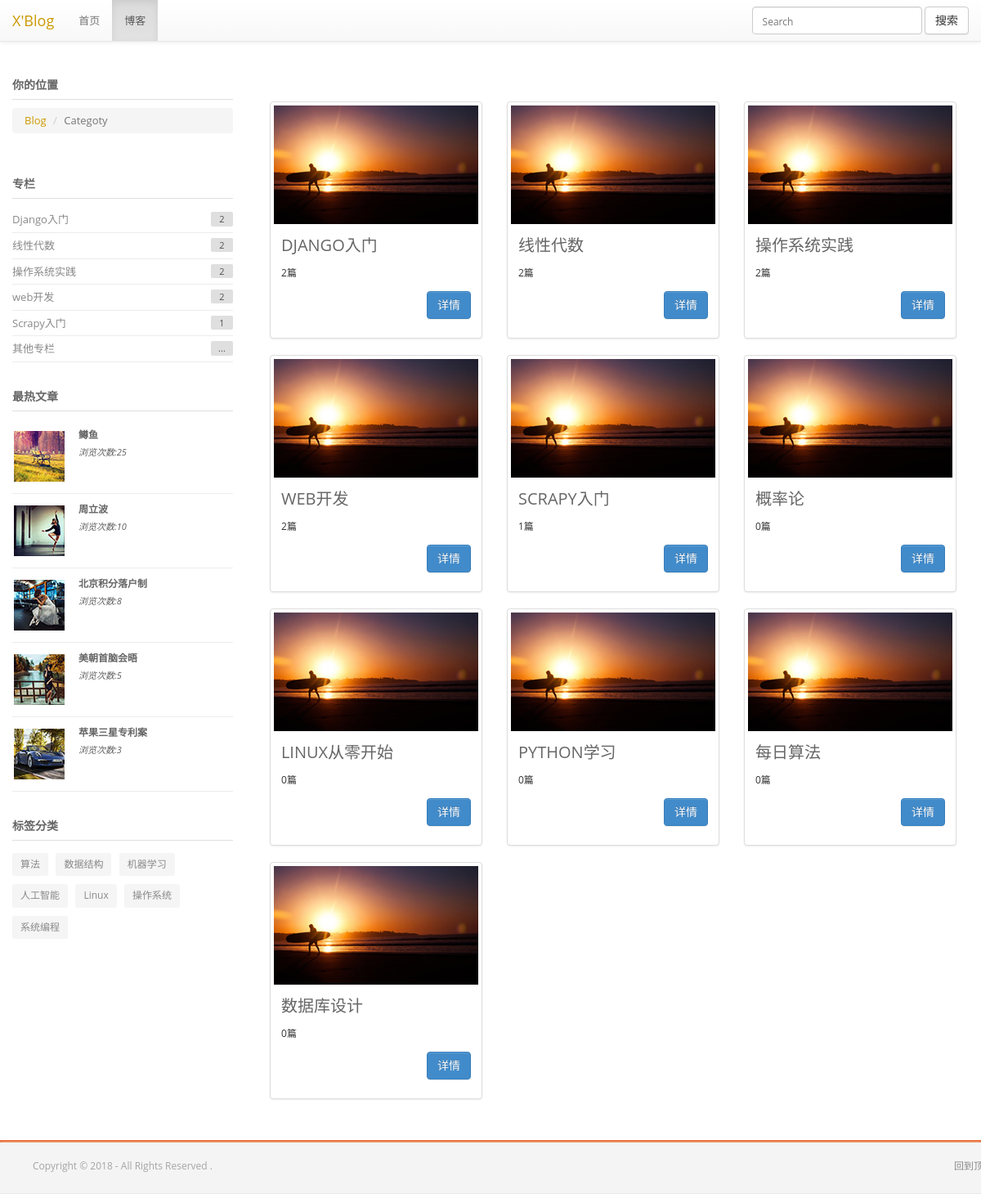
Screenshot of /blog/category/ with the database file from the repository.
### blog/models.py (models this page shows, shortened)
class Category(models.Model):
    id = models.AutoField(primary_key=True)
    name = models.CharField("专栏名称", max_length=30, unique=True)
    pass

class Blog(models.Model):#还是要一个用户，要不然被访问了记录不了ip地址
    id = models.AutoField(primary_key=True)
    visitedtime = models.PositiveIntegerField("访问次数", default=0, editable=False)
    title = models.CharField("标题", max_length=50)
    publish_date = models.DateTimeField("发布时间",auto_now_add=True)
    modified_date = models.DateTimeField("最后修改时间", auto_now=True)
    blog_text = RichTextField("博客正文", default="请输入你的博客")
    pass

class Tag(models.Model):
    id = models.AutoField(primary_key=True)
    name = models.CharField("标签名称", max_length=30, unique=True)
    pass

### blog/views.py (the view)
# urls.py: path('category/',views.category_main_page),
def category_main_page(request):
    blogs = Blog.objects.all()
    top5 = blogs.order_by('-visitedtime')
    categories = Category.objects.all()
    catelist = []
    for c in categories:
        t = Blog_Category_Relation.objects.filter(category=c)
        catelist.append((c, len(t)))
    catelist.sort(key=lambda cl: cl[1], reverse=True)
    tags = Tag.objects.all()
    top5 = top5[:5]
    return render(request, 'category_main_page.html', {'catelist': catelist, 'top5': top5, 'tags': tags})

### blog/templates/category_main_page.html (shortened to what this page needs)
<!DOCTYPE html>
<html>
<head>
    {% load static %}
    <link type="text/css" rel='stylesheet' href="{% static 'css/bootstrap.css' %}">
    <link type="text/css" rel='stylesheet' href="{% static 'css/bootstrap-theme.css' %}">
    <link type="text/css" rel='stylesheet' href="{% static 'css/bootstrap.min.css' %}">
    <link type="text/css" data-themecolor="default" rel='stylesheet' href="{% static 'css/main-default.css' %}">
</head>
<body>
<header class="navbar navbar-default navbar-fixed-top">
    <div class="container-fluid">
        <div class="navbar-header">
            <a class="navbar-brand" style="color:#cc9900">X'Blog</a>
        </div>
        <div class="collapse navbar-collapse" id="bs-example-navbar-collapse-1">
            <ul class="nav navbar-nav navbar-left">
                <li><a href="/">首页</a></li>
                <li class="active"><a href="/blog/">博客</a></li>
            </ul>
            <form class="navbar-form navbar-right" method="get" action="/search">
                <div class="form-group">
                    <input type="text" class="form-control" placeholder="Search" name="kw">
                </div>
                <button type="submit" class="btn btn-default">搜索</button>
            </form>
        </div>
    </div>
</header>
<br><br><br>
<div class="l-main-container">
    <div class="l-inner-page-container">
        <div class="container">
            <div class="row">
                <div class="col-md-9 col-md-push-3">
                    <br>
                    <br>
                    <br>
                    {% for c in catelist %}
                    <div class="column">
                        <div class="col-sm-6 col-md-4">
                            <div class="thumbnail">
                                <img src="{% static 'img/gallery/sm/tm-img-310x180-4.jpg' %}" alt=""/>
                                <div class="caption">
                                    <h3>{{ c.0.name }}</h3>
                                    <p>{{ c.1 }}篇</p>
                                    <p style="text-align:right">
                                        <a href="/blog/category/{{ c.0.id }}" class="btn btn-primary"
                                           role="button">详情</a>
                                    </p>
                                </div>
                            </div>
                        </div>
                    </div>
                    {% endfor %}
                </div>
                <div class="col-md-3 col-md-pull-9">
                    <div class="row b-col-default-indent">
                        <div class="col-md-12">
                            <div>
                                <h4 class="f-primary-b b-h4-special f-h4-special--gray f-h4-special">你的位置</h4>
                                <ol class="breadcrumb">
                                    <li><a href="/blog/" style="color:#cc9900">Blog</a></li>
                                    <li class="active">Categoty</li>
                                </ol>
                            </div>
                        </div>
                        <div class="col-md-12">
                            <div class="b-categories-filter">
                                <h4 class="f-primary-b b-h4-special f-h4-special--gray f-h4-special">专栏</h4>
                                <ul>
                                    {% for c in catelist %}
                                    {% if forloop.counter < 6 %}
                                    <li>
                                        <a class="f-categories-filter_name" href="/blog/category/{{ c.0.id }}">
                                            {{ c.0.name }}</a>
                                        <span class="b-categories-filter_count f-categories-filter_count">{{ c.1 }}</span>
                                    </li>
                                    {% elif forloop.counter == 6 %}
                                    <li>
                                        <a class="f-categories-filter_name" href="/blog/category/">其他专栏</a>
                                        <span class="b-categories-filter_count f-categories-filter_count">...</span>
                                    </li>
                                    {% endif %}
                                    {% endfor %}
                                </ul>
                            </div>
                        </div>
                        <div class="col-md-12">
                            <h4 class="f-primary-b b-h4-special  f-h4-special--gray f-h4-special">最热文章</h4>
                            <div class="b-blog-short-post b-blog-short-post--img-hover-bordered b-blog-short-post--w-img f-blog-short-post--w-img row">
                                <div class="b-blog-short-post b-blog-short-post--img-hover-bordered b-blog-short-post--w-img f-blog-short-post--w-img row">
                                    <div class="b-blog-short-post--popular col-md-12  col-xs-12 f-primary-b">
                                        <div class="b-blog-short-post__item_img">
                                            <a href="/blog/{{ top5.0.id }}"><img data-retina
                                                                                 src="{% static 'img/gallery/sm/gallery_1.jpg' %}"
                                                                                 alt=""/></a>
                                        </div>
                                        <div class="b-remaining">
                                            <div class="b-blog-short-post__item_text f-blog-short-post__item_text">
                                                <a href="/blog/{{ top5.0.id }}">{{ top5.0.title }}</a>
                                            </div>
                                            <div class="b-blog-short-post__item_date f-blog-short-post__item_date f-primary-it">
                                                浏览次数:{{ top5.0.visitedtime }}
                                            </div>
                                        </div>
                                    </div>
                                    <div class="b-blog-short-post--popular col-md-12  col-xs-12 f-primary-b">
                                        <div class="b-blog-short-post__item_img">
                                            <a href="/blog/{{ top5.1.id }}"><img data-retina
                                                                                 src="{% static 'img/gallery/sm/gallery_2.jpg' %}"
                                                                                 alt=""/></a>
                                        </div>
                                        <div class="b-remaining">
                                            <div class="b-blog-short-post__item_text f-blog-short-post__item_text">
                                                <a href="/blog/{{ top5.1.id }}">{{ top5.1.title }}</a>
                                            </div>
                                            <div class="b-blog-short-post__item_date f-blog-short-post__item_date f-primary-it">
                                                浏览次数:{{ top5.1.visitedtime }}
                                            </div>
                                        </div>
                                    </div>
                                    <div class="b-blog-short-post--popular col-md-12  col-xs-12 f-primary-b">
                                        <div class="b-blog-short-post__item_img">
                                            <a href="/blog/{{ top5.2.id }}"><img data-retina
                                                                                 src="{% static 'img/gallery/sm/gallery_3.jpg' %}"
                                                                                 alt=""/></a>
                                        </div>
                                        <div class="b-remaining">
                                            <div class="b-blog-short-post__item_text f-blog-short-post__item_text">
                                                <a href="/blog/{{ top5.2.id }}">{{ top5.2.title }}</a>
                                            </div>
                                            <div class="b-blog-short-post__item_date f-blog-short-post__item_date f-primary-it">
                                                浏览次数:{{ top5.2.visitedtime }}
                                            </div>
                                        </div>
                                    </div>
                                    <div class="b-blog-short-post--popular col-md-12  col-xs-12 f-primary-b">
                                        <div class="b-blog-short-post__item_img">
                                            <a href="/blog/{{ top5.3.id }}"><img data-retina
                                                                                 src="{% static 'img/gallery/sm/gallery_4.jpg' %}"
                                                                                 alt=""/></a>
                                        </div>
                                        <div class="b-remaining">
                                            <div class="b-blog-short-post__item_text f-blog-short-post__item_text">
                                                <a href="/blog/{{ top5.3id }}">{{ top5.3.title }}</a>
                                            </div>
                                            <div class="b-blog-short-post__item_date f-blog-short-post__item_date f-primary-it">
                                                浏览次数:{{ top5.3.visitedtime }}
                                            </div>
                                        </div>
                                    </div>
                                    <div class="b-blog-short-post--popular col-md-12  col-xs-12 f-primary-b @@hidden">
                                        <div class="b-blog-short-post__item_img">
                                            <a href="/blog/{{ top5.4.id }}"><img data-retina
                                                                                 src="{% static 'img/gallery/sm/gallery_5.jpg' %}"
                                                                                 alt=""/></a>
                                        </div>
                                        <div class="b-remaining">
                                            <div class="b-blog-short-post__item_text f-blog-short-post__item_text">
                                                <a href="/blog/{{ top5.4.id }}">{{ top5.4.title }}</a>
                                            </div>
                                            <div class="b-blog-short-post__item_date f-blog-short-post__item_date f-primary-it">
                                                浏览次数:{{ top5.4.visitedtime }}
                                            </div>
                                        </div>
                                    </div>
                                </div>
                            </div>
                        </div>
                        <div class="col-md-12">
                            <h4 class="f-primary-b b-h4-special f-h4-special--gray f-h4-special">标签分类</h4>
                            <div>
                                {% for tag in tags %}
                                <a class="f-tag b-tag" href="/blog/tag/{{ tag.id }}">{{ tag.name }}</a>
                                {% endfor %}
                            </div>
                        </div>
                    </div>
                </div>
            </div>
        </div>
    </div>
</div>
<footer>
    <div class="b-footer-primary">
        <div class="container">
            <div class="row">
                <nav class="navbar-left f-copyright">
                    <ul>Copyright © 2018 - All Rights Reserved .</ul>
                </nav>
                <nav class="navbar-right f-copyright">
                    <ul>
                        <a href="#" class="back-to-top"> 回到顶部 </a>
                    </ul>
                </nav>
            </div>
        </div>
    </div>
</footer>
</body>
</html>

### rows the page displays
Category: name "DJANGO入门", c "2", name "Django入门"
Category: name "线性代数", c "2"
Category: name "操作系统实践", c "2"
Category: name "WEB开发", c "2", name "web开发"
Category: name "SCRAPY入门", c "1", name "Scrapy入门"
Category: name "概率论", c "0", shows "其他专栏"
Category: name "LINUX从零开始", c "0"
Category: name "PYTHON学习", c "0"
Category: name "每日算法", c "0"
Category: name "数据库设计", c "0"
Blog: title "鳟鱼", visitedtime "25"
Blog: title "周立波", visitedtime "10"
Blog: title "北京积分落户制", visitedtime "8"
Blog: title "美朝首脑会晤", visitedtime "5"
Blog: title "苹果三星专利案", visitedtime "3"
Tag: name "算法"
Tag: name "数据结构"
Tag: name "机器学习"
Tag: name "人工智能"
Tag: name "Linux"
Tag: name "操作系统"
Tag: name "系统编程"
